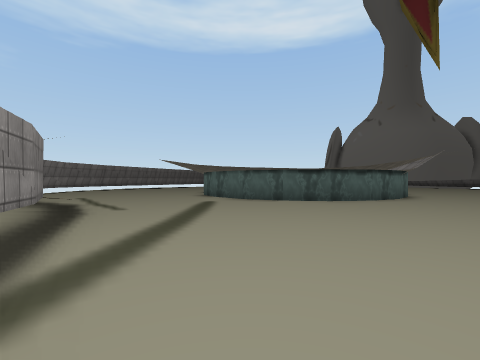
View 1 (above)

18 first-person views from a walk through a scene from a Unity 3-D project. The camera is 1.4 m above the floor, looks level and sees 90° across. The floor is counted in squares, 2 m on a side. Each view is taken from the middle of a square. On the plan, view 1 faces up. The plan holds only what a view shows up to about 9 squares ahead; the rest is blank. The place goes on beyond the plan. Some surface patterns are stand-ins.

View 2
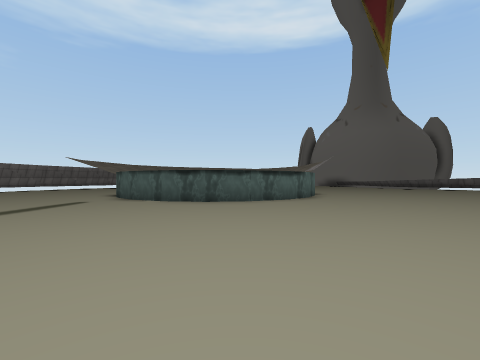

View 3
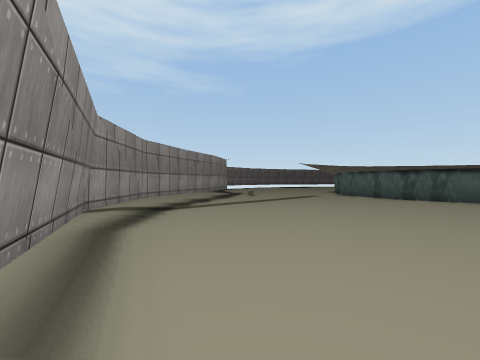

View 4
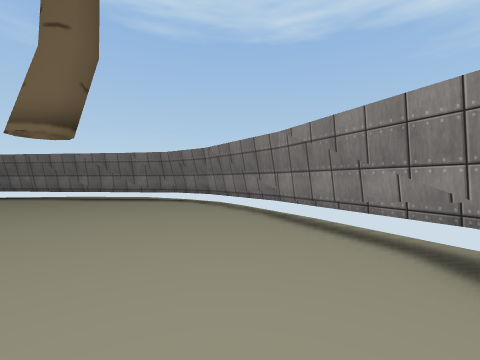

View 5
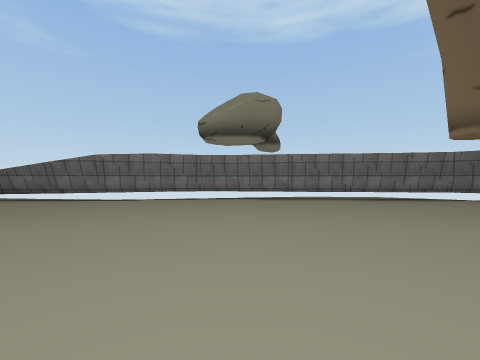

View 6
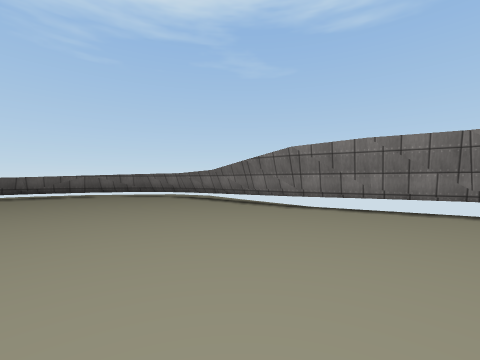

View 7
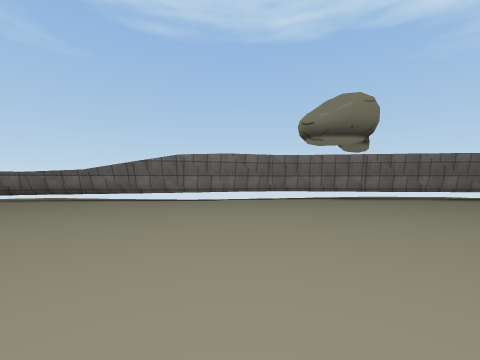

View 8
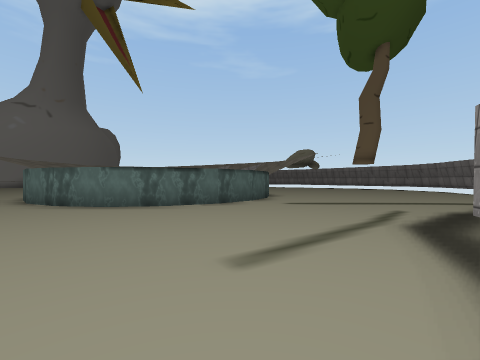

View 9
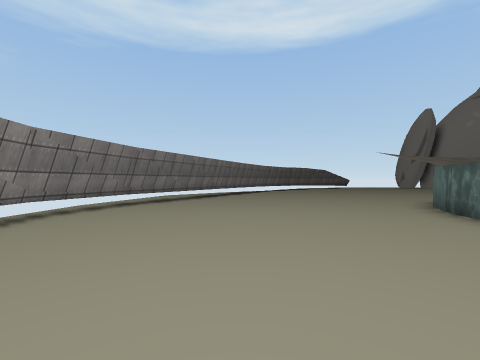

View 10
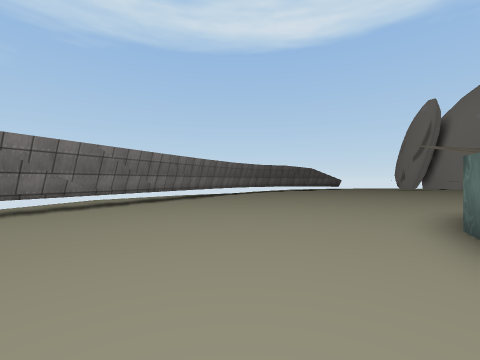

View 11
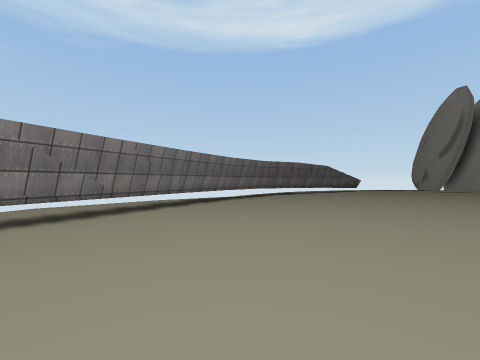

View 12
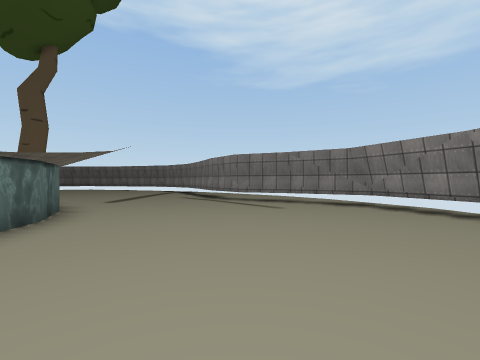

View 13
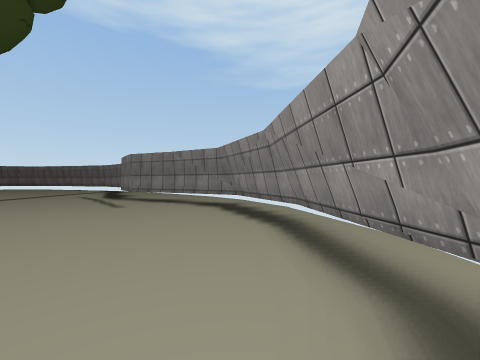

View 14
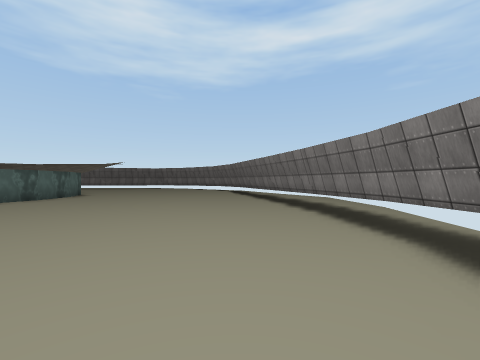

View 15
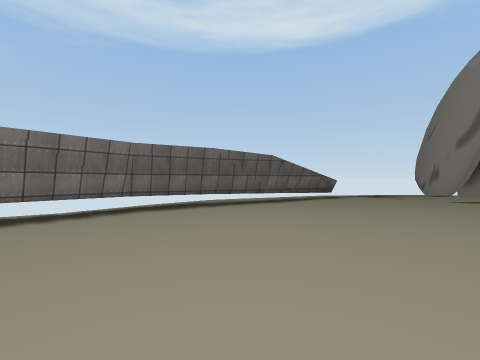

View 16
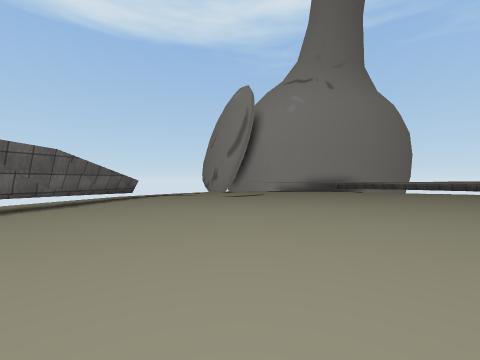

View 17
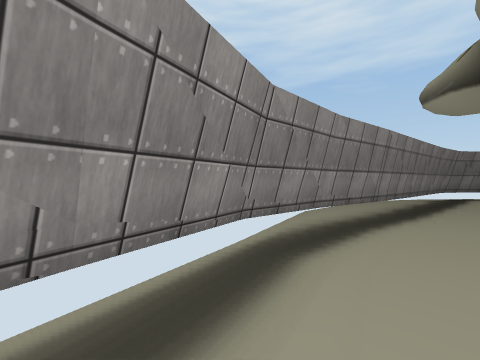

View 18
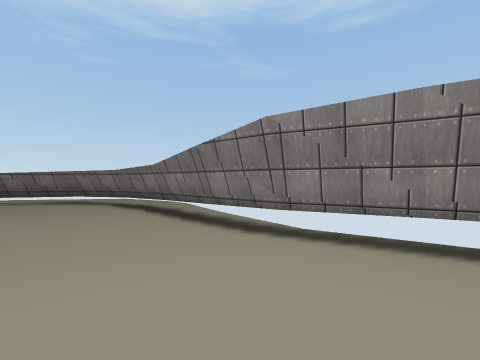

### Floor plan
Points are (right, up) in squares from view 1. A wall is a line through its corners. A room is listed if a view was taken in it or the views show most of it. See-through windows are left out.
Room 1 (views 1, 2, 3, 4, 5, 6, 7, 8, 9, 10, 11, 12, 13, 14, 15, 16, 17, 18)
walls: (6.1, 9) (5.7, 8.6) (4.4, 7.9) (2.9, 7.7) (1.4, 7.9) (0, 8.6); (-0.2, 8.9) (-1, 9.6) (-1.7, 11) (-1.9, 12.4) (-1.6, 13.9) (-1, 15.3); (-0.5, 15.7) (0.1, 16.3) (1, 16.8); (16.5, 6.3) (19, 9.1); (18.7, 8.9) (19.7, 10.5); (18.9, 8.8) (20, 10.5); (19, 15) (18.5, 15.8); (13.6, 2) (14.9, 3.2) (16.7, 6.5); (19, 15.3) (18.8, 15.7) (18.1, 16.3); (19.9, 11.3) (20.1, 12) (19.6, 13.8); (19.9, 10.3) (20.4, 12.1); (20.2, 12.5) (19.8, 13.9); (-3.7, 4.4) (-1.9, 0.3); (-4.7, 5.7) (-3.7, 4.3); (7.7, -2.4) (8.2, -2.1); (3, -2.2) (6.1, -2.7) (7.9, -2.4) (14.9, 3.4); (-1.8, 0.5) (0, -1.1) (3.2, -2.3); (-7, 6.8) (-4.8, 6); (-9.4, 16.4) (-10.2, 13.6); (-10.2, 14) (-9.9, 10.6) (-8.8, 7.9) (-6.8, 6.7); (-4.6, 25.6) (-6, 23.2); (1, 29.4) (-1.1, 28.6); (2.6, 30) (1.9, 29.7); (-4.8, 25.8) (-9.5, 16.3); (-0.9, 28.6) (-3, 27.5); (2.6, 30.2) (2, 29.9); (-3, 27.7) (-4.7, 25.5); (3.1, 30.6) (1, 29.3)
low walls: (18, 7.7) (18.4, 8.2); (18.5, 8.3) (19.1, 8.9); (18.9, 15.8) (18.2, 16.4); (12.7, 1.4) (13.7, 2.1); (20.5, 12) (20, 14.1); (-9.7, 16.1) (-10.2, 14); (3, 30.7) (0.8, 29.6)

Where each view was taken, in squares from view 1:
view 1: 0 up, 0 right, facing up
view 2: 0 up, 4 right, facing up
view 3: 2 down, 4 right, facing up-left
view 4: 2 up, 0 right, facing down-right
view 5: 9 up, 7 right, facing down-right
view 6: 8 up, 10 right, facing right
view 7: 11 up, 9 right, facing down-right
view 8: 9 up, 8 left, facing right
view 9: 9 up, 6 left, facing up
view 10: 12 up, 4 left, facing up
view 11: 15 up, 4 left, facing up
view 12: 15 up, 5 left, facing down
view 13: 15 up, 9 left, facing down
view 14: 27 up, 1 right, facing down-left
view 15: 21 up, 0 right, facing up
view 16: 21 up, 0 right, facing up-right
view 17: 6 up, 15 right, facing down
view 18: 7 up, 13 right, facing right
